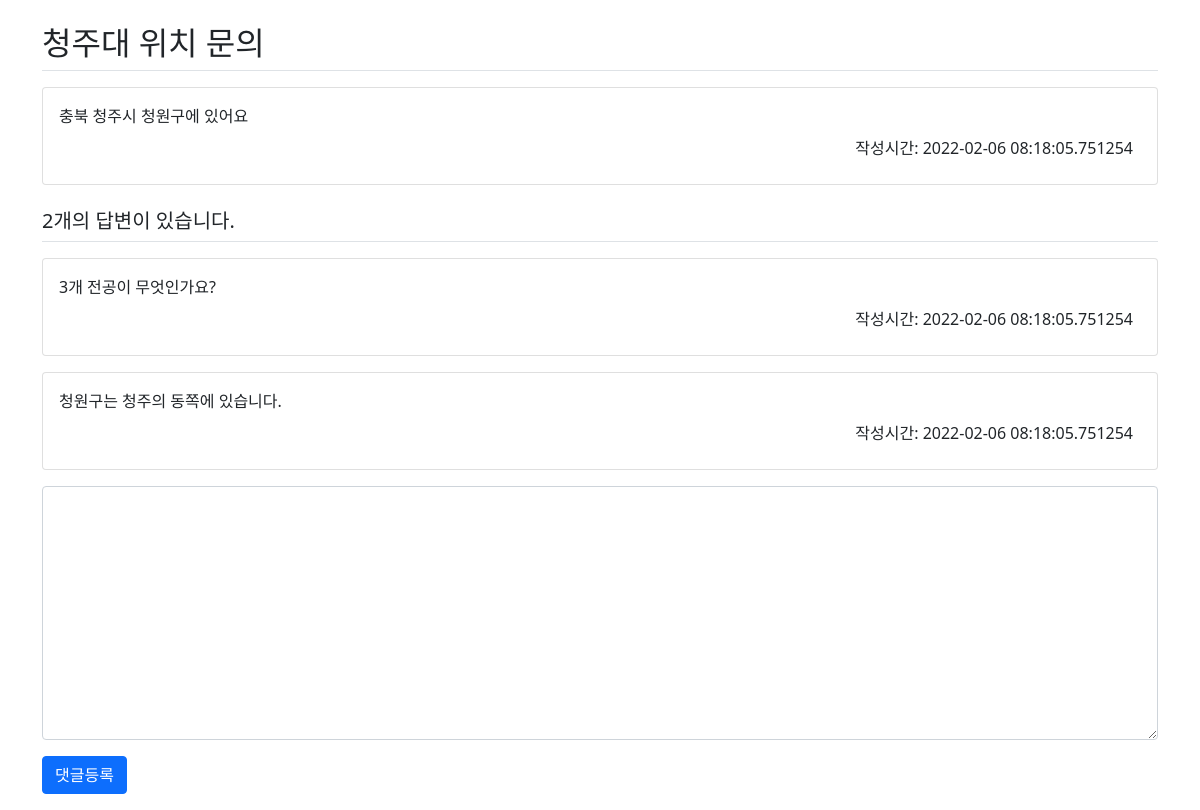
/question/detail/3/, run on the app's committed database.
### hello_cju/models.py (models this page shows)
class Question(db.Model):
    id = db.Column(db.Integer, primary_key=True)
    title = db.Column(db.String(200), nullable=False)
    contents = db.Column(db.Text(), nullable=False)
    create_date = db.Column(db.DateTime(), nullable=False)

class Answer(db.Model):
    id = db.Column(db.Integer, primary_key=True)
    question_id = db.Column(
        db.Integer,
        db.ForeignKey('question.id', ondelete='CASCADE'),
    )
    question = db.relationship(
        'Question',
        backref=db.backref('answer_set')
    )
    contents = db.Column(db.Text(), nullable=False)
    create_date = db.Column(db.DateTime(), nullable=False)

### hello_cju/views/question_views.py (the view)
@bp.route('/detail/<int:question_id>/')
def detail(question_id):
    form = AnswerForm()
    question = Question.query.get_or_404(question_id)
    return render_template(
        template_name_or_list='question/question_detail.html',
        context=question,
        form=form,
    )

### hello_cju/forms.py
class AnswerForm(FlaskForm):
    contents = TextAreaField(
        label='내용',
        validators=[
            DataRequired(message='내용은 필수 입력 항목입니다.'),
        ],
    )

### hello_cju/templates/question/question_detail.html (shortened to what this page needs)
<link rel="stylesheet" href="{{ url_for('static', filename='bootstrap.min.css') }}">
<div class="container my-3">
    <h2 class="border-bottom py-2">{{ context.title }}</h2>
    <div class="card my-3">
        <div class="card-body">
            <div class="card-text" style="white-space: pre-line;">{{ context.contents }}</div>
            <div class="d-flex justify-content-end">
                <div class="d-flex p-2 bd-highlight">
                    작성시간: {{ context.create_date }}
                </div>
            </div>
        </div>
    </div>
    <h5 class="border-bottom my-3 py-2">{{ context.answer_set|length }}개의 답변이 있습니다.</h5>
    {% for answer in context.answer_set %}
    <div class="card my-3">
        <div class="card-body">
            <div class="card-text" style="white-space: pre-line;">{{ answer.contents }}</div>
            <div class="d-flex justify-content-end">
                <div class="d-flex p-2 bd-highlight">
                    작성시간: {{ context.create_date }}
                </div>
            </div>
        </div>
    </div>
    {% endfor %}
    <form action="{{ url_for('answer.create', question_id=context.id) }}" method="post" class="my-3">
        <div class="form-group">
            <textarea name="content" id="content" class="form-control" rows="10"></textarea>
        </div>
        <div class="form-group my-3">
            <input type="submit" value="댓글등록" class="btn btn-primary">
        </div>
    </form>
</div>

### data on the page
Question: title "청주대 위치 문의", contents "충북 청주시 청원구에 있어요", create_date "2022-02-06 08:18:05.751254"
Answer: contents "3개 전공이 무엇인가요?"
Answer: contents "청원구는 청주의 동쪽에 있습니다."

### other printed values
{{ context.answer_set|length }} "2"
